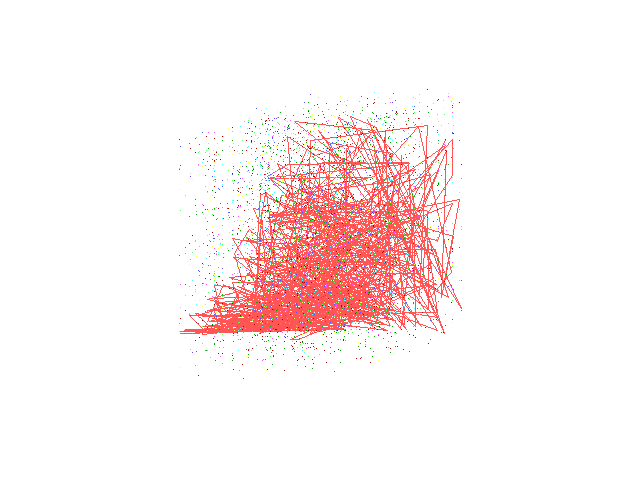

This chart was generated by the following gnuplot code:
set out
set term x11
set view 100, 100, 1, 1
set noxtics
set noytics
set noztics
set noborder
set nokey
splot "durations.dat" using 2:($2+$3):5 with lines
replot"durations.dat" using 2:($2+$3):($6*1000) with dots
replot"durations.dat" using 2:($2+$3):($7*20000) with dots
replot"durations.dat" using 2:($2+$3):($8*20000) with dots
replot"durations.dat" using 2:($2+$3):($9*20000) with dots
replot"durations.dat" using 2:($2+$3):($10*20000) with dots
replot"durations.dat" using 2:($2+$3):($11*50000) with dots
replot"durations.dat" using 2:($2+$3):($12*10000) with dots
set term post enh color 22
set out "durations.ps"
replot
set term jpeg size 1240,1024
set out "durations.jpg"
replot
set term png color
set out "durations.png"
replot
set term pbm color
set out "durations.pbm"
replot
set out
set term x11
